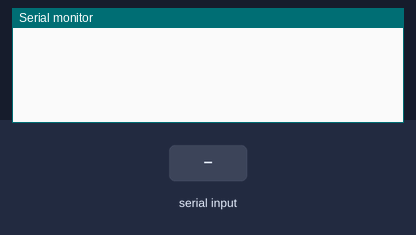
A sketch run on a simulated Arduino Uno, built with avr-gcc and run on an emulated ATmega328P. On the bench: the last lines printed to the serial monitor. The test bench sets the inputs (shaded band).

Above: at 1.2 s.
1.3 s: "90,45\n" received over Serial
At 1.6 s:
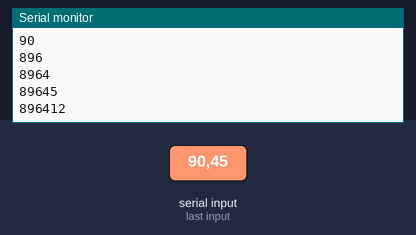
2.8 s: "30,150\n" received over Serial
At 4.4 s:
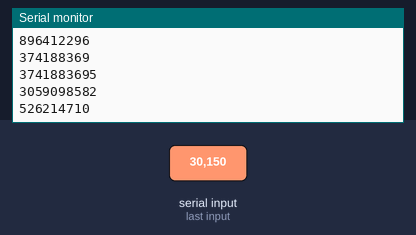
Timing chart, 0 to 5.9 s (numbered marks = the images above; inputs shaded):
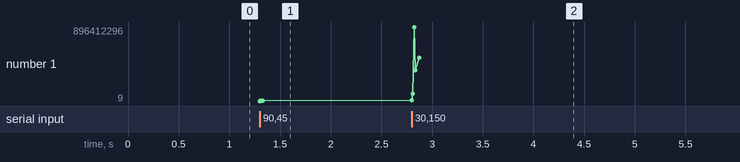

Measured:
- after the input at 1.3 s, the serial monitor: prints a new line at once (image 1)
- after the input at 2.8 s, the serial monitor: prints a new line at once (image 2)
- plotted number 1: 896412 → 526214710 after the input at 2.8 s

The sketch:

sending255_1.ino
```cpp
unsigned long serialdata;
int inbyte;

void setup()
{
  Serial.begin(9600);
}

void loop()
{
  getSerial();
}

long getSerial()
{
  serialdata = 0;
  while (inbyte != '/')
  {
    inbyte = Serial.read();
    if (inbyte > 0 && inbyte != '/')
    {
      serialdata = serialdata * 10 + inbyte - '0';
      Serial.println(serialdata);
      Serial.flush();
    }
  }

  return serialdata;
  inbyte = 0;
  serialdata =0;
}
```
